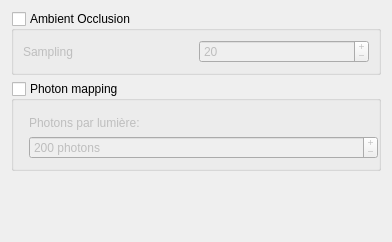
       <widget class="QWidget" name="page_3">
        <property name="geometry">
         <rect>
          <x>0</x>
          <y>0</y>
          <width>392</width>
          <height>242</height>
         </rect>
        </property>
        <attribute name="label">
         <string>Illumination globale</string>
        </attribute>
        <layout class="QGridLayout" name="gridLayout_18">
         <item row="0" column="0">
          <widget class="QWidget" name="widget_5" native="true">
           <layout class="QGridLayout" name="gridLayout_19">
            <property name="margin">
             <number>0</number>
            </property>
            <item row="2" column="0">
             <spacer name="verticalSpacer_5">
              <property name="orientation">
               <enum>Qt::Vertical</enum>
              </property>
              <property name="sizeHint" stdset="0">
               <size>
                <width>269</width>
                <height>298</height>
               </size>
              </property>
             </spacer>
            </item>
            <item row="0" column="0">
             <widget class="QGroupBox" name="_ambientOcclusion">
              <property name="title">
               <string>Ambient Occlusion</string>
              </property>
              <property name="checkable">
               <bool>true</bool>
              </property>
              <property name="checked">
               <bool>false</bool>
              </property>
              <layout class="QGridLayout" name="gridLayout_20">
               <item row="0" column="1">
                <widget class="QSpinBox" name="_ambientOcclusionSampling">
                 <property name="buttonSymbols">
                  <enum>QAbstractSpinBox::PlusMinus</enum>
                 </property>
                 <property name="minimum">
                  <number>1</number>
                 </property>
                 <property name="maximum">
                  <number>10000</number>
                 </property>
                 <property name="value">
                  <number>20</number>
                 </property>
                </widget>
               </item>
               <item row="0" column="0">
                <widget class="QLabel" name="label_15">
                 <property name="text">
                  <string>Sampling</string>
                 </property>
                </widget>
               </item>
              </layout>
             </widget>
            </item>
            <item row="1" column="0">
             <widget class="QGroupBox" name="_photonMapping">
              <property name="title">
               <string>Photon mapping</string>
              </property>
              <property name="checkable">
               <bool>true</bool>
              </property>
              <property name="checked">
               <bool>false</bool>
              </property>
              <layout class="QGridLayout" name="gridLayout_21">
               <property name="leftMargin">
                <number>15</number>
               </property>
               <property name="topMargin">
                <number>15</number>
               </property>
               <property name="rightMargin">
                <number>0</number>
               </property>
               <item row="1" column="1">
                <widget class="QSpinBox" name="_photonMappingValue">
                 <property name="buttonSymbols">
                  <enum>QAbstractSpinBox::PlusMinus</enum>
                 </property>
                 <property name="suffix">
                  <string> photons</string>
                 </property>
                 <property name="minimum">
                  <number>1</number>
                 </property>
                 <property name="maximum">
                  <number>1000000</number>
                 </property>
                 <property name="value">
                  <number>200</number>
                 </property>
                </widget>
               </item>
               <item row="0" column="1">
                <widget class="QLabel" name="label_16">
                 <property name="text">
                  <string>Photons par lumière:</string>
                 </property>
                </widget>
               </item>
              </layout>
             </widget>
            </item>
           </layout>
          </widget>
         </item>
        </layout>
       </widget>
